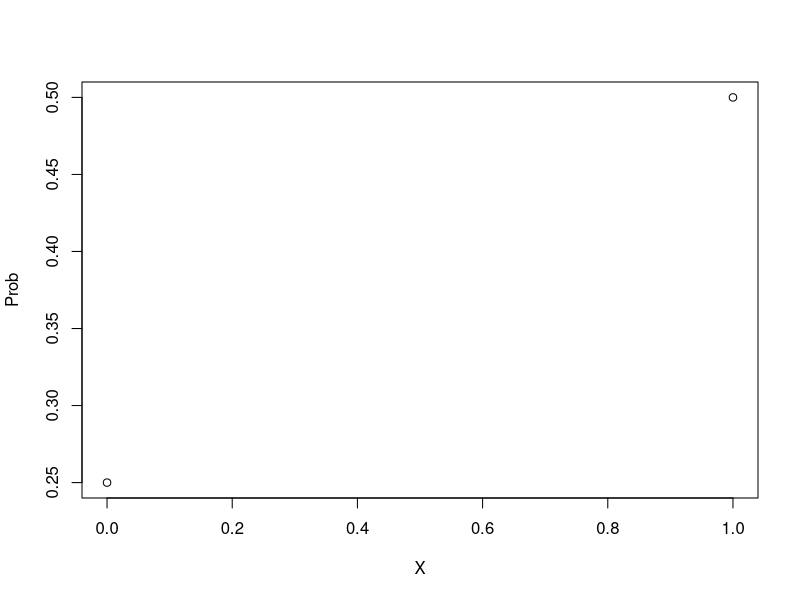

Write the R code that produced this figure.
#for plotting
xVec = 0:1
yVec = dbinom(xVec,prob=0.5,size=length(xVec),log=FALSE); 

plot(xVec,yVec,xlab="X",ylab="Prob")